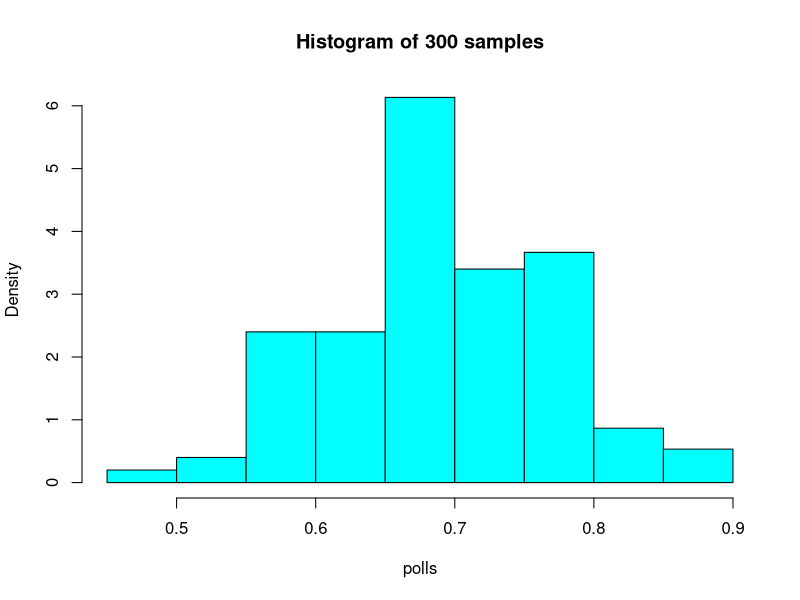
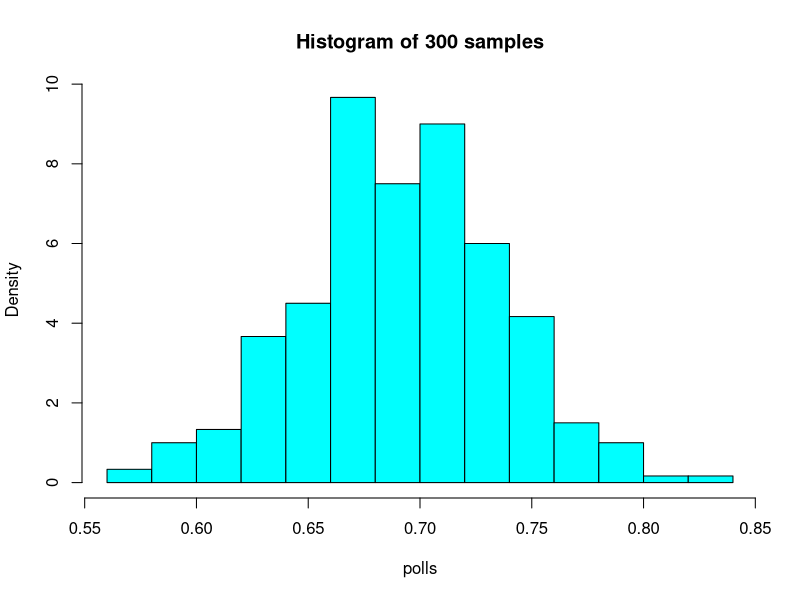
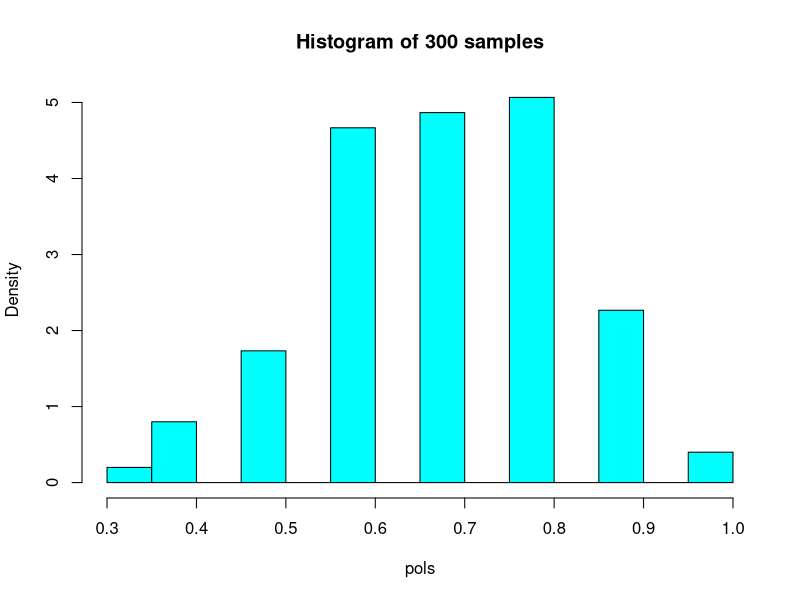
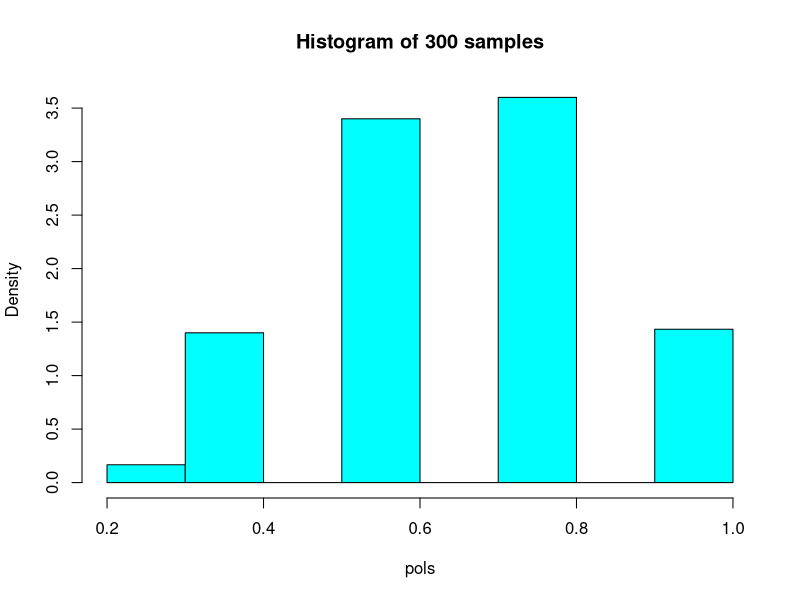
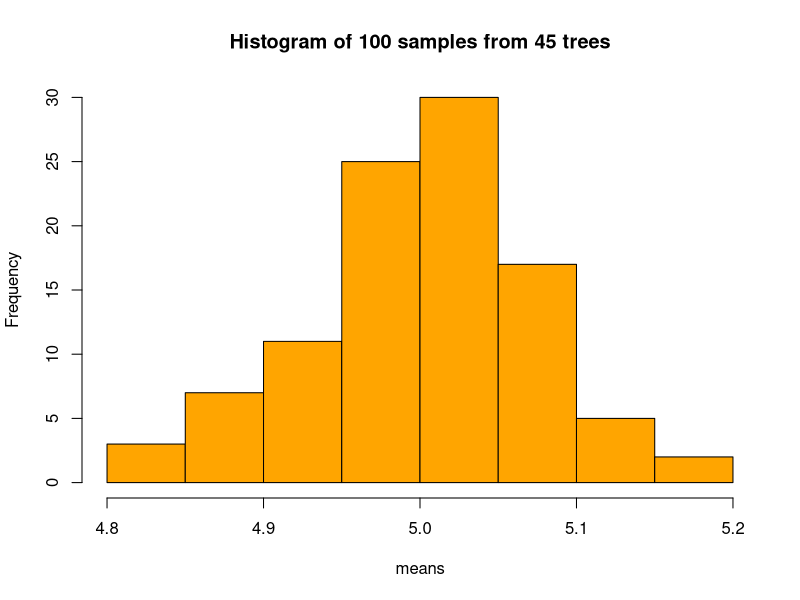
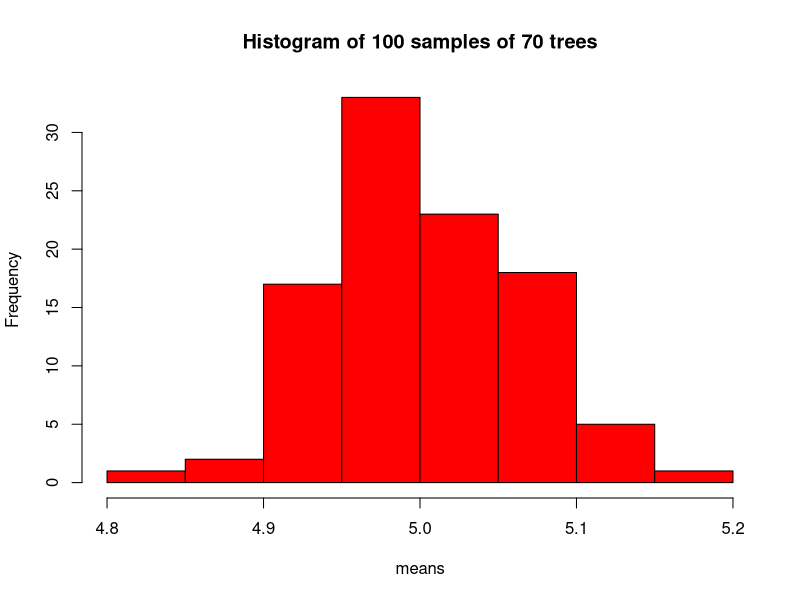
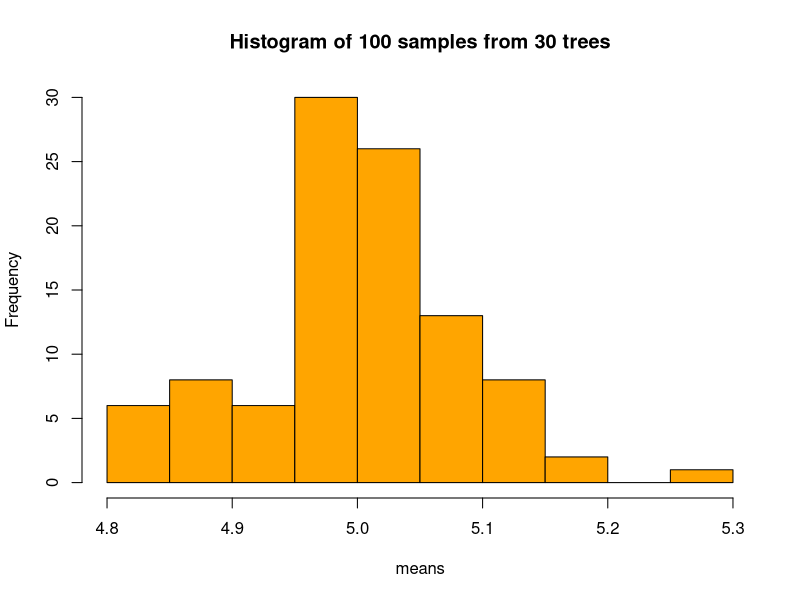
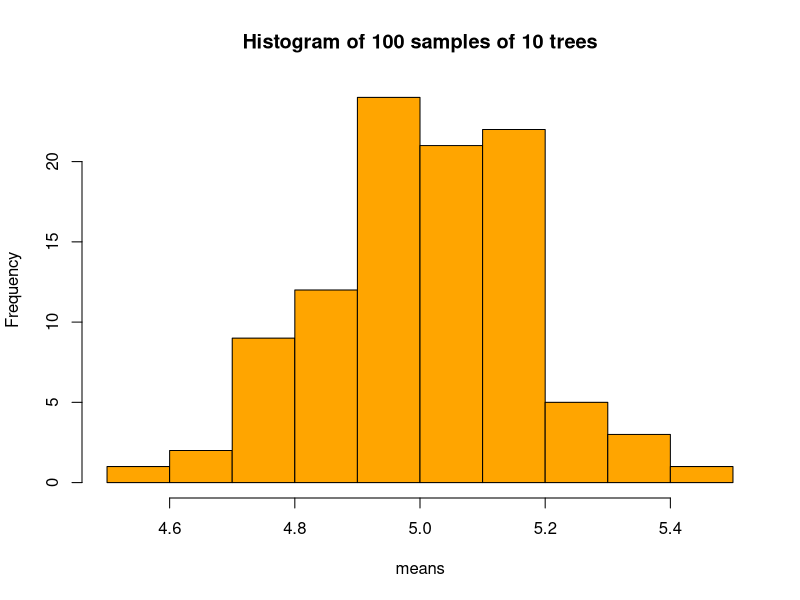

These figures' R source, in order:
#Today we will play around with sampling distributions

#1) Comparing sample versus population proportions

#In the last Pakistani federal elections, exit polls showed that the probability of PTI winning office was 70%. Suppose you sampled 30 voters from different polls (as they were leaving) across the country. 
#Using the rbinom function that you learned in your last R script, please answer the following questions: 

##Note: I am setting the seeds so that the results are reproduceable

#1a) What was the sample proportion that you obtained if you draw one sample using the rbinom function? 
set.seed(100)
c <- rbinom(30,1,0.7)
c
sum(c)/30
#The sample proportion is 0.7666667

#1b) Draw 300 sample proportions using the rbinom function. Make a histogram of these sample proportions. 
#Based on our lecture yesterday, what is this histogram called?
set.seed(100)
val <- rbinom(300,30,0.7)
val
p <- val/30
hist(p, probability = TRUE, col = 'cyan', main='Histogram of 300 samples',xlab='polls')
#The histogram is called sampling distribution of a sample proportion.
#The distribution looks symmetric.

#1c) Based on the histogram above, describe the behaviour of the sampling distribution (hint: three features that we covered in our lecture yesterday)

#The distribution looks symmetric.

mean(p)
#The center is near 0.697

#We calculate the spread of the distribution by using the proportion spread formula.
#The population proportion is 0.7 and the sample size is 30
sqrt(0.7*(1-0.7)/30)
#The spread is   0.083666

#1d) What happens to the distribution if you change the sample size from 30 to 100 voters per sample? Make sure to discuss all three features
set.seed(200)
val1 <- rbinom(300,100,0.7)
val1
p1 <- val1/100
hist(p1, probability = TRUE, col = 'cyan', main='Histogram of 300 samples',xlab='polls')

#The shape is normal

mean(p1)
#The center is near 0.697

#We calculate the spread of the distribution by using the proportion spread formula.
#The population proportion is 0.7 and the sample size is 100
sqrt(0.7*(1-0.7)/100)
#The spread is  0.04582576
#For larger sample size the spread is lower

#1e) What happens to the distribution if you change the sample size from 100 to 10 voters per sample? Make sure to discusss all three features
set.seed(100)
val2 <- rbinom(300,10,0.7)
val2
p2 <- val2/10
p2
hist(p2, probability = TRUE, col = 'cyan', main='Histogram of 300 samples',xlab='pols',breaks=10)

#The shape still seems symmetric but the distribution has gaps in it. 
mean(p2)
#The center is near 0.697

#We calculate the spread of the distribution by using the proportion spread formula.
#The population proportion is 0.7 and the sample size is 10
sqrt(0.7*(1-0.7)/10)
#The spread is  0.1449138
#The spread seems to be larger which is right because as 
#sample size decreases the spread increases.

#1f) What happens to the distribution if you change the sample size from 10 to 5 voters per sample? Make sure to discuss all three features
set.seed(100)
val3 <- rbinom(300,5,0.7)
val3
p3 <- val3/5
p3
hist(p3, probability = TRUE, col = 'cyan', main='Histogram of 300 samples',xlab='pols',breaks=10)

#The shape is symmetric but there are gaps in the histogram. 
mean(p3)
#The center is near 0.6946667.

#We calculate the spread of the distribution by using the proportion spread formula.
#The population proportion is 0.7 and the sample size is 5
sqrt(0.7*(1-0.7)/5)
#The spread is  0.204939
#The spread seems to be larger which is right because as 
#sample size decreases the spread increases.


#Moreover in all the parts we saw the center more or less remained the same

#2)Suppose you are a dendochronologist (google is your friend), who is measuring the distance between tree rings in order to determine what the moisture availability trees in the coniferous forests of Gilgit Baltistan receive. From previous studies you know that the mean tree ring distance for a coniferous tree is 5cm, with a standard deviation of 0.5cm. Using the rnorm function from your last script, please answer the following questions: 

#2a) What is your sampling mean if you only sample a forest stand once and take cores from 45 trees
set.seed(100)
val4 <- rnorm(45, mean = 5, sd = 0.5)
mean(val4)

#The sample mean is 5.040361

#2b) What if you sample your forest stand 100 times, taking cores from 45 trees for each sample? Make a histogram of these sample means?
set.seed(100)
lst <- NULL
vec <- 1:100
for (i in vec){
  lst[i] <- mean(rnorm(45, mean = 5, sd = 0.5))
}
lst
hist(lst, col = 'orange', main='Histogram of 100 samples from 45 trees',xlab='means',breaks=10)


#2c)  Based on the histogram above, describe the behaviour of the sampling distribution (hint: three features that we covered in our lecture yesterday). 

#The shape of the distribution looks symmetric. It seems like a normal distribution is being formed.
#which is true because the the population from which we are sampling is normal.

mean(lst)
#The center of the distribution is at 4.99.
sd(lst)/45
#To measure the spread we calculate the sample standard deviation and
#divide by the sample size
#The spread of the distribution is 0.001581983

#2d) What happens to the distribution if you change the sample size from coring 45 trees to 70 trees per sample (and you sample the forest stand 100 times). Make sure to describe all three features.
set.seed(100)
lst1 <- NULL
for (i in vec){
  lst1[i] <- mean(rnorm(70, mean = 5, sd = 0.5))
}
lst1
hist(lst1, col = 'red', main='Histogram of 100 samples of 70 trees',xlab='means')

#The shape of the distribution looks symmetric. It seems a normal distribution is being formed.
#which is true because the population from which we are sampling is normal.

mean(lst1)
#The center of the distribution is at 5.001
sd(lst1)/70
#To measure the spread we calculate the sample standard deviation and
#divide by the sample size
#The spread of the distribution is 0.0008704107
#The spread is even lower because larger the sample size 
#the lower will be the spread.

#2e) What happens to the distribution if you change the sample size from coring 70 trees to 30 trees per sample (and you sample the forest stand 100 times). Make sure to describe all three features.
set.seed(100)
lst2 <- NULL
for (i in vec){
  lst2[i] <- mean(rnorm(30, mean = 5, sd = 0.5))
}
lst2
hist(lst2, col = 'orange', main='Histogram of 100 samples from 30 trees',xlab='means')

#The shape of the distribution looks symmetric. It seems a normal distribution is being formed.
#Which is true because the population from which we are sampling is normal.
mean(lst2)
#The center of the distribution is at 5.001

sd(lst2)/30
#To measure the spread we calculate the sample standard deviation and
#divide by the sample size
#The spread of the distribution is  0.002790068
#The spread is slightly larger


#2f) What happens to the distribution if you change the sample size from coring 30 trees to 10 trees per sample (and you sample the forest stand 100 times). Make sure to describe all three features. 
set.seed(100)
lst3 <- NULL
for (i in vec){
  lst3[i] <- mean(rnorm(10, mean = 5, sd = 0.5))
}
lst3
hist(lst3, col = 'orange', main='Histogram of 100 samples of 10 trees',xlab='means')
#The shape of the distribution looks symmetric. It seems a normal distribution is being formed.
#Which is true because the population from which we are sampling is normal.


#The center of the distribution is at 5
sd(lst3)/10
#To measure the spread we calculate the sample standard deviation and
#divide by the sample size
#The spread of the distribution is  0.01550903
#The spread is larger

#3) From your sampling survey, pick data that is either normally or binomially distributed. If you do not have normally or binomially distributed data, convert your data of interest so that they fit these distributions. For e.g. instead of number of orders per type, you can do proportions of total orders that were type 1. Assume that the mean/proportion for your sampling survey is the same as the population mean/proportion. Using the rbinom or rnorm function, please create a sampling distribution for the following sample sizes: 

setwd("D:/bilal's books 8/Lie Detector/Lab assignments/Lab_11")
data <- read.csv('datawithcategories.csv')
data

bothCategory <- nrow(data[data$Category=="WithSpiceSauce",])
bothCategory
totalOrders <- nrow(data)
totalOrders
prop <- bothCategory/totalOrders
prop
#the proportion of orders of both category were 0.6
#We make a sampling distribution of proportions

#a) Three times the sample size that you collected
set.seed(100)
h <- 3*totalOrders
h 
out <- rbinom(100,h,prop)
out
output <- out/(h)
output
hist(output, probability = TRUE, col = 'brown', main='Histogram of 100 samples',xlab='proportions')

#b) Half the sample sizes you collected
set.seed(100)
h1<- floor(totalOrders/2)
h1
out1 <- rbinom(100,h1,prop)
out1
output1 <- out1/h1
output1
hist(output1, probability = TRUE, col = 'cyan', main='Histogram of 100 samples',xlab='proportions')
#Please describe the behaviour of the sampling distribution in each scenario. 

#Part a:
# The shape of the sampling distribution of proportions looks symmetric 
mean(output)
#The center is at 0.599 
#The spread of the distribution is 0.02760262
sqrt(prop*(1-prop)/(h))

#Part b:
# The shape of the sampling distribution of proportions looks symmetric
mean(output1)
#The center is at  0.6013462 
#The spread of the distribution is 0.06793662
#The spread is larger as the sample size is smaller
sqrt(prop*(1-prop)/(h1))

